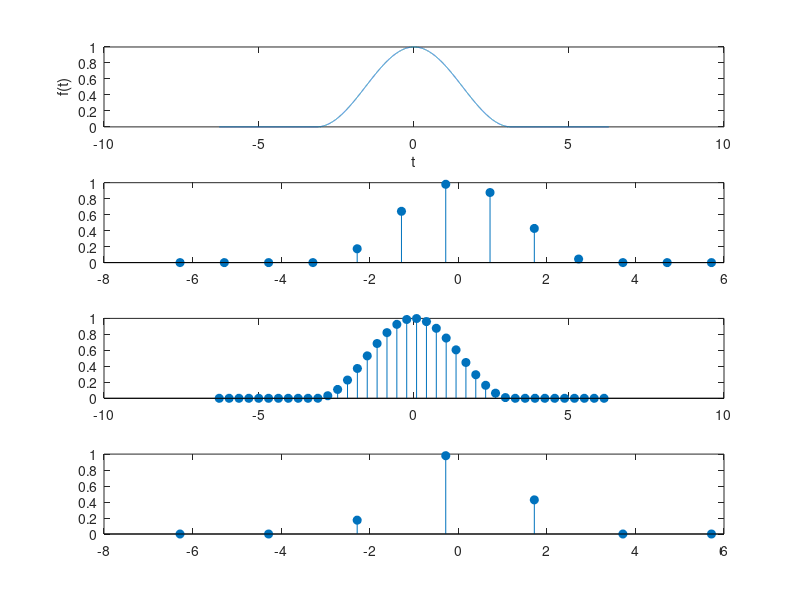

The MATLAB script that drew this image:
t=-2*pi:0.001:2*pi;
ft=(0.5*(1+cos(t)).*(abs(t)>=0 & abs(t)<=pi));
subplot(411);
plot(t,ft);
xlabel('t');
ylabel('f(t)');
% 
% w=linspace(-2*pi,2*pi,500);
% 
% fwj=t*exp(-j*t'*w);
% subplot(312);
% plot(w,abs(fwj));
% xlabel('w');
% ylabel('|f(jw)|');
% 
% 
% subplot(313);
% plot(w,angle(fwj));
% xlabel('w');
% ylabel('ψ');


Tm1=1;
n1=-2*pi:Tm1:2*pi;
ftn1=(0.5*(1+cos(n1)).*(abs(n1)>=0 & abs(n1)<=pi));
subplot(412);
stem(n1,ftn1,'filled');

Tm2=1/pi;
n2=-2*pi:Tm2:2*pi;
ftn2=(0.5*(1+cos(n2)).*(abs(n2)>=0 & abs(n2)<=pi));
subplot(413);
stem(n2,ftn2,'filled');

Tm3=2;
n3=-2*pi:Tm3:2*pi;
ftn3=(0.5*(1+cos(n3)).*(abs(n3)>=0 & abs(n3)<=pi));
subplot(414);
stem(n3,ftn3,'filled');




